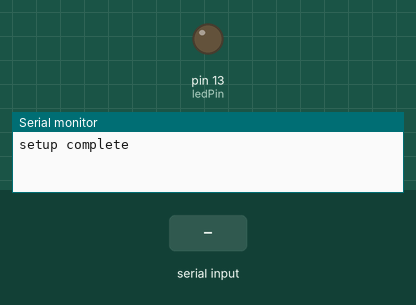
The sketch below on a simulated Arduino Uno, built with avr-gcc and run on an emulated ATmega328P. On the bench: output pins drawn as LEDs (lit = HIGH), the last lines printed to the serial monitor. The inputs (shaded band) are chosen by the test bench.

Above: at 6.2 s.
6.3 s: "1" received over Serial
At 6.7 s:
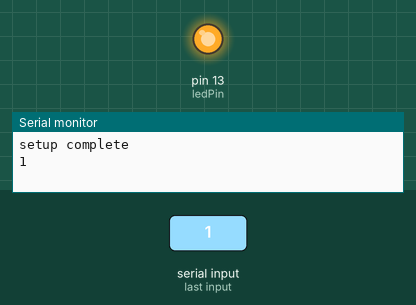
7.8 s: "0" received over Serial
At 9.1 s:
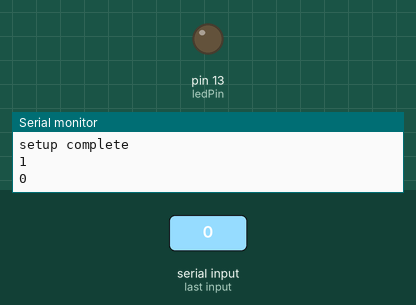
Timing chart, 0 to 10.8 s (numbered marks = the images above; inputs shaded):
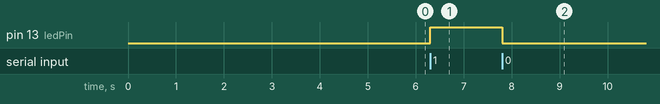

The sketch:

sketch_dec13a.ino
```cpp
/*
   sketch for xPico Wifi application note
   Lantronix Inc.
   xPico Wifi Arduino Demo

   Simple serial protocol to turn on, turn off or Blink the LED
     1 - turn on
     0 - turn off

      written by Gary Marrs, Lantronix FAE
      02-21-14
*/
const int ledPin = 13; // pin the LED is connected to
int num = 0;
void setup(){
  Serial.begin(9600); // Initialize serial port to send and receive at 9600 baud
  pinMode(ledPin, OUTPUT); // set this pin as output
  delay(5000);            // delay 5 secs to allow xPico Wifi to boot up
  Serial.println("setup complete");
}
void loop(){
  if (Serial.available()){ // Check to see if at least one character is avail
    //Serial.println("read available");
    char ch = Serial.read();
    if ( isDigit(ch) ){ // is this an ascii digit between 0 and 9
      if (ch == '0') {
        digitalWrite(ledPin, LOW);
        Serial.println("0");
      }
      if (ch == '1') { // 1 turn on LED
        digitalWrite(ledPin, HIGH);
        Serial.println("1");
      }
    } // end of if
  } // end of serial available if
}
```

Measured:
- after the input at 6.3 s, pin 13 (ledPin): LOW → HIGH at once
- after the input at 7.8 s, pin 13 (ledPin): HIGH → LOW at once
